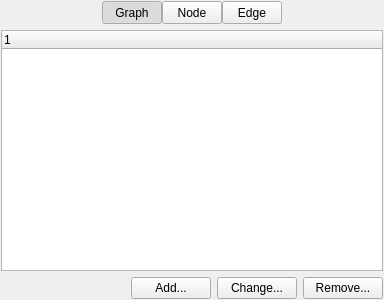
<?xml version="1.0" encoding="UTF-8"?>
<ui version="4.0">
 <class>CClassAttributesEditorUI</class>
 <widget class="QWidget" name="CClassAttributesEditorUI">
  <property name="geometry">
   <rect>
    <x>0</x>
    <y>0</y>
    <width>384</width>
    <height>300</height>
   </rect>
  </property>
  <property name="windowTitle">
   <string>Custom Attributes</string>
  </property>
  <layout class="QVBoxLayout" name="verticalLayout">
   <property name="leftMargin">
    <number>1</number>
   </property>
   <property name="topMargin">
    <number>1</number>
   </property>
   <property name="rightMargin">
    <number>1</number>
   </property>
   <property name="bottomMargin">
    <number>1</number>
   </property>
   <item>
    <layout class="QHBoxLayout" name="horizontalLayout_2">
     <property name="spacing">
      <number>0</number>
     </property>
     <item>
      <spacer name="horizontalSpacer_3">
       <property name="orientation">
        <enum>Qt::Horizontal</enum>
       </property>
       <property name="sizeType">
        <enum>QSizePolicy::Expanding</enum>
       </property>
       <property name="sizeHint" stdset="0">
        <size>
         <width>0</width>
         <height>0</height>
        </size>
       </property>
      </spacer>
     </item>
     <item>
      <widget class="QToolButton" name="GraphButton">
       <property name="sizePolicy">
        <sizepolicy hsizetype="Fixed" vsizetype="Preferred">
         <horstretch>0</horstretch>
         <verstretch>0</verstretch>
        </sizepolicy>
       </property>
       <property name="minimumSize">
        <size>
         <width>60</width>
         <height>23</height>
        </size>
       </property>
       <property name="statusTip">
        <string>Edit graph attributes</string>
       </property>
       <property name="text">
        <string>Graph</string>
       </property>
       <property name="icon">
        <iconset resource="commonui.qrc">
         <normaloff>:/Icons/Graph</normaloff>:/Icons/Graph</iconset>
       </property>
       <property name="iconSize">
        <size>
         <width>20</width>
         <height>20</height>
        </size>
       </property>
       <property name="checkable">
        <bool>true</bool>
       </property>
       <property name="checked">
        <bool>true</bool>
       </property>
       <property name="autoExclusive">
        <bool>true</bool>
       </property>
       <property name="toolButtonStyle">
        <enum>Qt::ToolButtonTextBesideIcon</enum>
       </property>
      </widget>
     </item>
     <item>
      <widget class="QToolButton" name="NodeButton">
       <property name="sizePolicy">
        <sizepolicy hsizetype="Fixed" vsizetype="Preferred">
         <horstretch>0</horstretch>
         <verstretch>0</verstretch>
        </sizepolicy>
       </property>
       <property name="minimumSize">
        <size>
         <width>60</width>
         <height>23</height>
        </size>
       </property>
       <property name="statusTip">
        <string>Edit default node attributes</string>
       </property>
       <property name="text">
        <string>Node</string>
       </property>
       <property name="icon">
        <iconset resource="commonui.qrc">
         <normaloff>:/Icons/Node-Disc</normaloff>:/Icons/Node-Disc</iconset>
       </property>
       <property name="iconSize">
        <size>
         <width>20</width>
         <height>20</height>
        </size>
       </property>
       <property name="checkable">
        <bool>true</bool>
       </property>
       <property name="autoExclusive">
        <bool>true</bool>
       </property>
       <property name="toolButtonStyle">
        <enum>Qt::ToolButtonTextBesideIcon</enum>
       </property>
      </widget>
     </item>
     <item>
      <widget class="QToolButton" name="EdgeButton">
       <property name="sizePolicy">
        <sizepolicy hsizetype="Fixed" vsizetype="Preferred">
         <horstretch>0</horstretch>
         <verstretch>0</verstretch>
        </sizepolicy>
       </property>
       <property name="minimumSize">
        <size>
         <width>60</width>
         <height>23</height>
        </size>
       </property>
       <property name="statusTip">
        <string>Edit default edge attributes</string>
       </property>
       <property name="text">
        <string>Edge</string>
       </property>
       <property name="icon">
        <iconset resource="commonui.qrc">
         <normaloff>:/Icons/Edge-Undirected</normaloff>:/Icons/Edge-Undirected</iconset>
       </property>
       <property name="iconSize">
        <size>
         <width>20</width>
         <height>20</height>
        </size>
       </property>
       <property name="checkable">
        <bool>true</bool>
       </property>
       <property name="autoExclusive">
        <bool>true</bool>
       </property>
       <property name="toolButtonStyle">
        <enum>Qt::ToolButtonTextBesideIcon</enum>
       </property>
      </widget>
     </item>
     <item>
      <spacer name="horizontalSpacer_2">
       <property name="orientation">
        <enum>Qt::Horizontal</enum>
       </property>
       <property name="sizeType">
        <enum>QSizePolicy::Expanding</enum>
       </property>
       <property name="sizeHint" stdset="0">
        <size>
         <width>0</width>
         <height>0</height>
        </size>
       </property>
      </spacer>
     </item>
    </layout>
   </item>
   <item>
    <widget class="CPropertyEditorUIBase" name="Editor"/>
   </item>
   <item>
    <layout class="QHBoxLayout" name="horizontalLayout">
     <item>
      <spacer name="horizontalSpacer">
       <property name="orientation">
        <enum>Qt::Horizontal</enum>
       </property>
       <property name="sizeHint" stdset="0">
        <size>
         <width>40</width>
         <height>20</height>
        </size>
       </property>
      </spacer>
     </item>
     <item>
      <widget class="QPushButton" name="AddButton">
       <property name="statusTip">
        <string>Add new custom attribute for the selected items</string>
       </property>
       <property name="text">
        <string>Add...</string>
       </property>
      </widget>
     </item>
     <item>
      <widget class="QPushButton" name="ChangeButton">
       <property name="statusTip">
        <string>Change selected attribute's id and type</string>
       </property>
       <property name="text">
        <string>Change...</string>
       </property>
      </widget>
     </item>
     <item>
      <widget class="QPushButton" name="RemoveButton">
       <property name="statusTip">
        <string>Remove the attribute from the selected items</string>
       </property>
       <property name="text">
        <string>Remove...</string>
       </property>
      </widget>
     </item>
    </layout>
   </item>
  </layout>
 </widget>
 <customwidgets>
  <customwidget>
   <class>CPropertyEditorUIBase</class>
   <extends>QTreeWidget</extends>
   <header location="global">CPropertyEditorUIBase.h</header>
  </customwidget>
 </customwidgets>
 <tabstops>
  <tabstop>GraphButton</tabstop>
  <tabstop>NodeButton</tabstop>
  <tabstop>EdgeButton</tabstop>
  <tabstop>Editor</tabstop>
  <tabstop>AddButton</tabstop>
  <tabstop>ChangeButton</tabstop>
  <tabstop>RemoveButton</tabstop>
 </tabstops>
 <resources>
  <include location="commonui.qrc"/>
 </resources>
 <connections/>
</ui>
